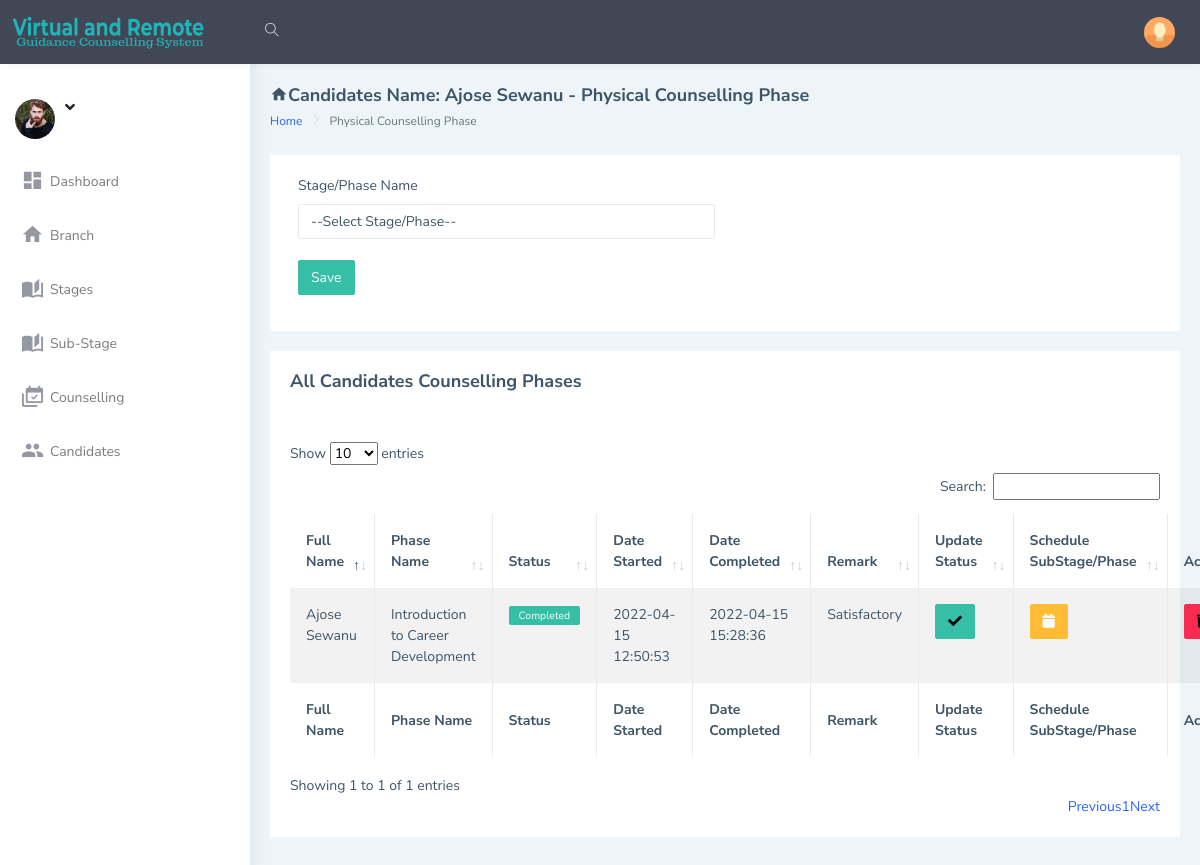
Page /admin/schedule.php?cid=3 on the committed database.
### tables this page shows
CREATE TABLE `users_tbl` (
  `id` int(10) NOT NULL,
  `firstName` varchar(50) DEFAULT NULL,
  `lastName` varchar(50) DEFAULT NULL,
  `emailAddress` varchar(50) DEFAULT NULL,
  `password` varchar(20) DEFAULT NULL,
  `phoneNo` varchar(20) DEFAULT NULL,
  `address` text DEFAULT NULL,
  `dob` varchar(20) DEFAULT NULL,
  `gender` varchar(10) DEFAULT NULL,
  `hobbies` text DEFAULT NULL,
  `course` varchar(50) DEFAULT NULL,
  `qualification` varchar(50) DEFAULT NULL,
  `qualificationGrade` varchar(50) DEFAULT NULL,
  `skills` text DEFAULT NULL,
  `scheduleTypeId` varchar(10) DEFAULT NULL,
  `dateCreated` varchar(20) DEFAULT NULL
);

CREATE TABLE `scheduletype_tbl` (
  `id` int(10) NOT NULL,
  `typeName` varchar(20) DEFAULT NULL
);

CREATE TABLE `stagetracker_tbl` (
  `id` int(10) NOT NULL,
  `userId` varchar(20) DEFAULT NULL,
  `stageId` varchar(20) DEFAULT NULL,
  `status` varchar(50) DEFAULT NULL,
  `dateStarted` varchar(255) DEFAULT NULL,
  `dateCompleted` varchar(50) DEFAULT NULL,
  `remark` text DEFAULT NULL,
  `dateCreated` varchar(50) DEFAULT NULL
);

CREATE TABLE `stages_tbl` (
  `id` int(10) NOT NULL,
  `stageNo` varchar(10) DEFAULT NULL,
  `stageName` varchar(255) DEFAULT NULL,
  `description` text DEFAULT NULL,
  `remarks` text DEFAULT NULL,
  `objectives` text DEFAULT NULL,
  `material` text DEFAULT NULL,
  `videoLink` text DEFAULT NULL,
  `dateCreated` varchar(20) DEFAULT NULL
);

### admin/schedule_action.php (called while the page is built, shortened)
<?php
include('includes/dbconnection.php');
if(isset($_GET["cid"]) && $_GET["cid"] != "")
{
    $cid = $_GET["cid"];
    $quee=mysqli_query($con,"select users_tbl.id,users_tbl.firstName,users_tbl.lastName, scheduletype_tbl.typeName
    from users_tbl
    INNER JOIN scheduletype_tbl ON scheduletype_tbl.id = users_tbl.scheduleTypeId
    where users_tbl.id ='$cid'");
    $retd=mysqli_fetch_array($quee);
    if($retd > 0){
        $fullName = $retd['firstName'].' '.$retd['lastName'];
        $scheduleType = $retd['typeName'];
    }
}
else{
    echo "<script type = \"text/javascript\">
    window.location = (\"allCandidates.php\");
    </script>";
}
?>

### admin/schedule.php (the view, shortened to what this page needs)
<!DOCTYPE html>
<html dir="ltr" lang="en">
<?php
include('includes/session.php');
include('schedule_action.php');
include('includes/header.php');
?>
<body>
    <div id="main-wrapper" data-layout="vertical" data-navbarbg="skin5" data-sidebartype="full"
        data-sidebar-position="absolute" data-header-position="absolute" data-boxed-layout="full">
        <?php include 'includes/topbar.php'?>
        <?php include 'includes/sidebar.php'?>
        <div class="page-wrapper">
            <div class="page-breadcrumb">
                <div class="row align-items-center">
                    <div class="col-10">
                        <h4 class="page-title"><i class="mdi mdi-home"></i>Candidates Name: <?php echo $fullName;?> - <?php echo $scheduleType;?> Counselling Phase</h4>
                        <div class="d-flex align-items-center">
                            <nav aria-label="breadcrumb">
                                <ol class="breadcrumb">
                                    <li class="breadcrumb-item"><a href="#">Home</a></li>
                                    <li class="breadcrumb-item active" aria-current="page"><?php echo $scheduleType;?> Counselling Phase</li>
                                </ol>
                            </nav>
                        </div>
                    </div>
                </div>
            </div>
            <div class="container-fluid">
                <div class="row">
                    <div class="col-lg-12">
                        <div class="card">
                            <div class="card-body">
                                <form class="form-horizontal form-material mx-2" method="post">
                                    <div class="form-group">
                                        <div class="col-md-12">
                                            <div class="row">
                                                <div class="col-md-6">
                                                    <label>Stage/Phase Name</label>
                                                    <?php
                                                        $query=mysqli_query($con,"select * from stages_tbl ORDER BY stageNo ASC");
                                                        $count = mysqli_num_rows($query);
                                                        if($count > 0){
                                                            echo '<select required name="stageId" class="form-control">';
                                                            echo'<option value="">--Select Stage/Phase--</option>';
                                                            echo '</select>';
                                                        }
                                                    ?>
                                                </div>
                                            </div>
                                            <br>
                                            <div class="row">
                                                <div class="col-md-6">
                                                    <input type="submit" name="action" id="submit_button" class="btn btn-success text-white" value="Save" />
                                                </div>
                                            </div>
                                        </div>
                                    </div>
                                </form>
                            </div>
                        </div>
                    </div>
                </div>
                <div class="row">
                    <div class="col-lg-12 col-xlg-12 col-md-12">
                        <div class="card">
                            <div class="card-body">
                            <h4 class="page-title">All Candidates Counselling Phases</h4>
                                <br><br>
                                <table id="example" class="table table-striped table-bordered" style="width:100%">
                                    <thead>
                                        <tr>
                                            <th>Full Name</th>
                                            <th>Phase Name</th>
                                            <th>Status</th>
                                            <th>Date Started</th>
                                            <th>Date Completed</th>
                                            <th>Remark</th>
                                            <th>Update Status</th>
                                            <th>Schedule SubStage/Phase</th>
                                            <th>Action</th>
                                        </tr>
                                    </thead>
                                    <tbody>
                                    <?php
                                        $que=mysqli_query($con,"SELECT stagetracker_tbl.id, stagetracker_tbl.userId,stagetracker_tbl.stageId,stagetracker_tbl.status,
                                        stagetracker_tbl.dateStarted,stagetracker_tbl.dateCompleted,stagetracker_tbl.remark,
                                        users_tbl.firstName,users_tbl.lastName,stages_tbl.stageName,stages_tbl.stageNo
                                        from stagetracker_tbl
                                        INNER JOIN stages_tbl ON stages_tbl.id = stagetracker_tbl.stageId
                                        INNER JOIN users_tbl ON users_tbl.id = stagetracker_tbl.userId
                                        where stagetracker_tbl.userId = '$cid'
                                        ORDER BY stages_tbl.stageNo ASC");
                                        while ($row=mysqli_fetch_array($que)) {
                                        ?>
                                        <tr>
                                            <td><?php echo $row['firstName'].' '.$row['lastName'];?></td>
                                            <td><?php echo $row['stageName'];?></td>
                                            <td>
                                            <?php if($row['status'] == 'InProgress'){echo '<label class="label label-info">'.$row['status'].'</label>';}
                                                    else{echo '<label class="label label-success">'.$row['status'].'</label>';}?>
                                            </td>
                                            <td><?php echo $row['dateStarted'];?></td>
                                            <td><?php echo $row['dateCompleted'];?></td>
                                            <td><?php echo $row['remark'];?></td>
                                            <td><a href="?cid=<?php echo $cid;?>&updid=<?php echo $row['id'];?>" onclick="return confirm('Are you sure you want to update this item as Completed?');" class="btn btn-success"><i class="fa fa-check"></i></a></td>
                                            <td><a href="schedule2.php?stageid=<?php echo $row['stageId'];?>&cid=<?php echo $row['userId'];?>" class="btn btn-warning"><i class="fa fa-calendar"></i></a></td>
                                            <td><a href="?cid=<?php echo $cid;?>&delid=<?php echo $row['id'];?>" onclick="return confirm('Are you sure you want to delete this item?');" class="btn btn-danger"><i class="fa fa-trash"></i></a></td>
                                        </tr>
                                        <?php
                                        }
                                    ?>
                                    </tbody>
                                        <tfoot>
                                            <tr>
                                                <th>Full Name</th>
                                                <th>Phase Name</th>
                                                <th>Status</th>
                                                <th>Date Started</th>
                                                <th>Date Completed</th>
                                                <th>Remark</th>
                                                <th>Update Status</th>
                                                <th>Schedule SubStage/Phase</th>
                                                <th>Action</th>
                                            </tr>
                                    </tfoot>
                                </table>
                            </div>
                        </div>
                    </div>
                </div>
            </div>
        </div>
    </div>
</body>
</html>

### rows in the picture
users_tbl: fullName "Ajose Sewanu", scheduletype_tbl.typeName "Physical"
stagetracker_tbl: users_tbl.firstName "Ajose", users_tbl.lastName "Sewanu", stages_tbl.stageName "Introduction to Career Development", status "Completed", dateStarted "2022-04-15 12:50:53", dateCompleted "2022-04-15 15:28:36", remark "Satisfactory"
